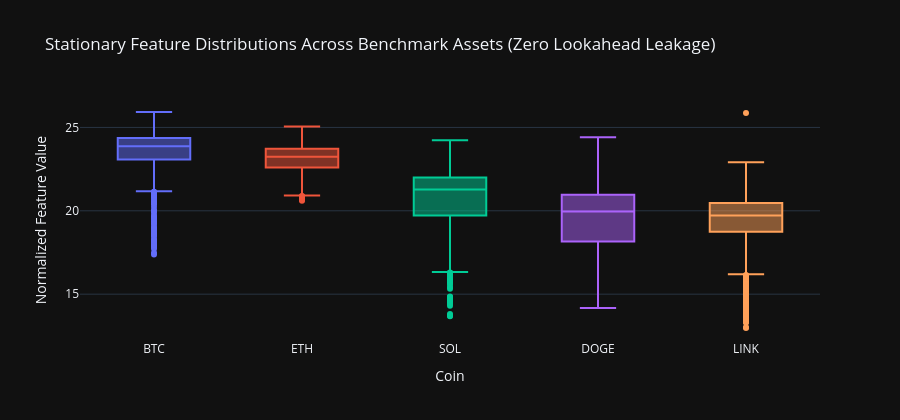

Source (notebook cell):
### Markdown cell above
## 9. Train-Only Robust Feature Scaling (Zero Leakage)

To guarantee that future test distributions do not leak into model features, scaling parameters must be fit strictly on the **Training Period** ($t \le t_{\text{train}}$) and applied outward. Below, we compare the distributions of raw log volume against normalized features across assets.

### Code cell
log_vol_idx = feature_names.index("log_volume") if "log_volume" in feature_names else 6
sample_coins = ["BTC", "ETH", "SOL", "DOGE", "LINK"]

sample_data = []
for coin in sample_coins:
    idx = asset_names.index(coin)
    active_idx = np.where(active_mask[:, idx].numpy())[0]
    vals = features[active_idx, idx, log_vol_idx].numpy()
    for v in vals[::5]:  # sample for visualization
        sample_data.append({"Coin": coin, "Normalized_Feature": float(v)})

scale_df = pd.DataFrame(sample_data)

fig_scale = px.box(
    scale_df,
    x="Coin",
    y="Normalized_Feature",
    color="Coin",
    title="Stationary Feature Distributions Across Benchmark Assets (Zero Lookahead Leakage)",
    labels={"Normalized_Feature": "Normalized Feature Value"}
)
fig_scale.update_layout(height=420, showlegend=False)
fig_scale.show()

### Figure 1 — Plotly figure (JSON) as saved in the notebook; plotly's stock layout.template omitted (floating-point values rounded to 4 significant figures; data arrays with more than 128 entries replaced by an {"elided": "..."} marker saying what was removed)
{"data": [{"alignmentgroup": "True", "hovertemplate": "Coin=%{x}<br>Normalized Feature Value=%{y}<extra></extra>", "legendgroup": "BTC", "marker": {"color": "#636efa"}, "name": "BTC", "notched": false, "offsetgroup": "BTC", "orientation": "v", "showlegend": true, "type": "box", "x": {"elided": "731 str values"}, "x0": " ", "xaxis": "x", "y": {"elided": "731 float values"}, "y0": " ", "yaxis": "y"}, {"alignmentgroup": "True", "hovertemplate": "Coin=%{x}<br>Normalized Feature Value=%{y}<extra></extra>", "legendgroup": "ETH", "marker": {"color": "#EF553B"}, "name": "ETH", "notched": false, "offsetgroup": "ETH", "orientation": "v", "showlegend": true, "type": "box", "x": {"elided": "649 str values"}, "x0": " ", "xaxis": "x", "y": {"elided": "649 float values"}, "y0": " ", "yaxis": "y"}, {"alignmentgroup": "True", "hovertemplate": "Coin=%{x}<br>Normalized Feature Value=%{y}<extra></extra>", "legendgroup": "SOL", "marker": {"color": "#00cc96"}, "name": "SOL", "notched": false, "offsetgroup": "SOL", "orientation": "v", "showlegend": true, "type": "box", "x": {"elided": "472 str values"}, "x0": " ", "xaxis": "x", "y": {"elided": "472 float values"}, "y0": " ", "yaxis": "y"}, {"alignmentgroup": "True", "hovertemplate": "Coin=%{x}<br>Normalized Feature Value=%{y}<extra></extra>", "legendgroup": "DOGE", "marker": {"color": "#ab63fa"}, "name": "DOGE", "notched": false, "offsetgroup": "DOGE", "orientation": "v", "showlegend": true, "type": "box", "x": {"elided": "649 str values"}, "x0": " ", "xaxis": "x", "y": {"elided": "649 float values"}, "y0": " ", "yaxis": "y"}, {"alignmentgroup": "True", "hovertemplate": "Coin=%{x}<br>Normalized Feature Value=%{y}<extra></extra>", "legendgroup": "LINK", "marker": {"color": "#FFA15A"}, "name": "LINK", "notched": false, "offsetgroup": "LINK", "orientation": "v", "showlegend": true, "type": "box", "x": {"elided": "649 str values"}, "x0": " ", "xaxis": "x", "y": {"elided": "649 float values"}, "y0": " ", "yaxis": "y"}], "layout": {"boxmode": "overlay", "height": 420, "legend": {"title": {"text": "Coin"}, "tracegroupgap": 0}, "showlegend": false, "title": {"text": "Stationary Feature Distributions Across Benchmark Assets (Zero Lookahead Leakage)"}, "xaxis": {"anchor": "y", "categoryarray": ["BTC", "ETH", "SOL", "DOGE", "LINK"], "categoryorder": "array", "domain": [0.0, 1.0], "title": {"text": "Coin"}}, "yaxis": {"anchor": "x", "domain": [0.0, 1.0], "title": {"text": "Normalized Feature Value"}}}}
